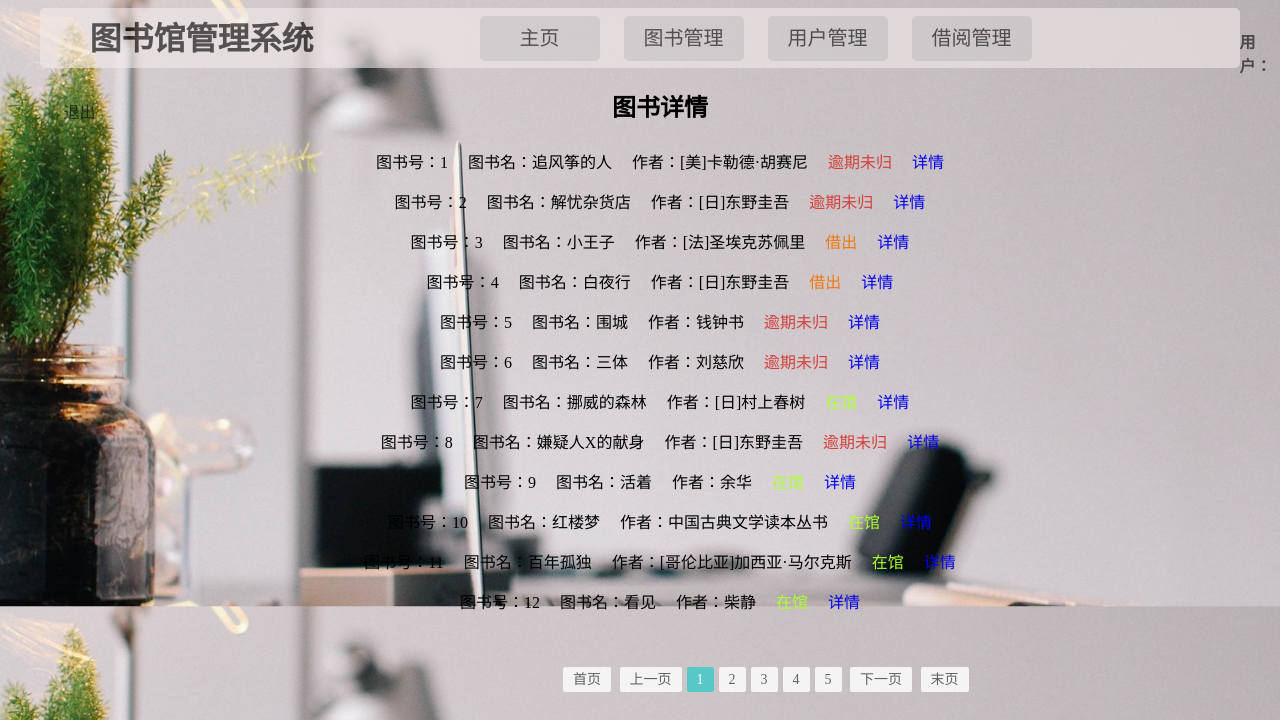
The page /view.php on the database its author committed.
### tables this page shows
CREATE TABLE `book_info` (
  `id` int(11) NOT NULL,
  `name` char(30) NOT NULL,
  `author` char(30) NOT NULL,
  `press` char(20) NOT NULL,
  `press_time` char(10) NOT NULL,
  `price` char(10) NOT NULL,
  `ISBN` char(13) NOT NULL,
  `desc` text
);

### view.php (the view, shortened to what this page needs)
<?php
include_once('header.php');
include_once("conn.php");
$query = "select * from book_info";
$stmt= $dbh->query($query);
$arr = array();
$arr2 = array();
$query2 = "select book_id,back_date from borrow_list";
$stmt2= $dbh->query($query2);
foreach ($stmt2 as $row){
    if(strtotime($row['back_date'])>time()){
        array_push($arr,$row['book_id']);
    }else{
        array_push($arr2,$row['book_id']);
    }
}
?>
<div id="FanYe">
    <ul>
        <?php
            echo "<h2 style='text-align: center'>图书详情</h2>";
            foreach ($stmt as $row){
                echo "<li>";
                echo "图书号：{$row['id']}&nbsp&nbsp&nbsp&nbsp&nbsp";
                echo "图书名：{$row['name']}&nbsp&nbsp&nbsp&nbsp&nbsp";
                echo "作者：{$row['author']}&nbsp&nbsp&nbsp&nbsp&nbsp";
                if(in_array($row['id'],$arr)){
                    echo "<h4 style='color: #f0770c'>借出</h4>&nbsp&nbsp&nbsp&nbsp&nbsp";
                }else if (in_array($row['id'],$arr2)){
                    echo "<h4 style='color: #d43f3a'>逾期未归</h4>&nbsp&nbsp&nbsp&nbsp&nbsp";
                } else{
                    echo "<h4 style='color: greenyellow'>在馆</h4>&nbsp&nbsp&nbsp&nbsp&nbsp";
                }
                $id = $row['id'];
                echo "<a href='detailInfor.php?book_id=$id'>详情</a>";
                echo "</li>";
            }
        ?>
    </ul>
</div>
<?php
$string = <<<EOT
<div class="layui-box layui-laypage layui-laypage-molv" id="layui-laypage-1">
            <a href="javascript:" class="layui-laypage-first" data-page="0">首页</a>
            <a href="javascript:" class="layui-laypage-pre" data-page="2">上一页</a>
            <a href="javascript:" class="layui-laypage-next" data-page="2">下一页</a>
            <a href="javascript:" class="layui-laypage-last" data-page="2">末页</a>
</div>
EOT;
echo $string;
?>

### header.php (shortened to what this page needs)
<!DOCTYPE html>
<html>
<head>
    <link href="style/style.css" rel="stylesheet" type="text/css">
</head>
<body>
<div id="header">
    <h1>图书馆管理系统</h1>
    <ul>
        <a href="admin.php"><li>主页</li></a>
        <a href="view.php"><li>图书管理</li></a>
        <a href="usermanager.php"><li>用户管理</li></a>
        <a href="borrowmanager.php"><li>借阅管理</li></a>
    </ul>
    <h4>
        <?php
            echo "用户：".$_SESSION['id']; ?>
    </h4>&nbsp&nbsp&nbsp&nbsp&nbsp
    <a href="index.php">退出</a>
</div>
</body>

### style/style.css (style rules this page uses)
body { background: url("../images/bg.jpg"); background-attachment:fixed; background-size: 100%; }
a { text-decoration: none; }
#header { margin: 0 auto; width: 95%; height: 60px; border-radius: 5px; background-color: #f2e9e9; opacity: 0.6; }
#header h1 { position: absolute; line-height: 20px; margin-left: 50px; }
#header ul { position: absolute; list-style: none; margin-left: 400px; margin-top: 8px; }
#header ul li { height: 45px; border-radius: 5px; margin-right: 20px; font-size: 20px; width: 120px; line-height: 45px; display: inline-block; text-align: center; background-color: #d3cfcf; }
#header h4 { display: inline-block; margin-left: 1200px; }
#header a { text-decoration: none; color: black; }
#layui-laypage-1 { font-size: 14px; margin-left: 550px; }
.layui-box a { padding: 5px 10px; text-decoration-line:none; background-color: #f4f4f5; margin-left: 5px; color: #606266; border-radius: 2px; }
#FanYe { margin: 0 auto; height: 600px; width: 80%; overflow: hidden; }
#FanYe ul { margin: 0 auto; width: 70%; }
#FanYe ul li { list-style: none; text-align: center; }
#FanYe ul li h4 { font-weight: normal; display: inline; line-height: 40px; list-style: none; text-align: center; }

### rows shown on the page
book_info: id "1", name "追风筝的人", author "[美]卡勒德·胡赛尼", shows "逾期未归"
book_info: id "2", name "解忧杂货店", author "[日]东野圭吾", shows "逾期未归"
book_info: id "3", name "小王子", author "[法]圣埃克苏佩里", shows "借出"
book_info: id "4", name "白夜行", author "[日]东野圭吾", shows "借出"
book_info: id "5", name "围城", author "钱钟书", shows "逾期未归"
book_info: id "6", name "三体", author "刘慈欣", shows "逾期未归"
book_info: id "7", name "挪威的森林", author "[日]村上春树"
book_info: id "8", name "嫌疑人X的献身", author "[日]东野圭吾", shows "逾期未归"
book_info: id "9", name "活着", author "余华"
book_info: id "10", name "红楼梦", author "中国古典文学读本丛书", shows "在馆"
book_info: id "11", name "百年孤独", author "[哥伦比亚]加西亚·马尔克斯", shows "在馆"
book_info: id "12", name "看见", author "柴静", shows "在馆"
